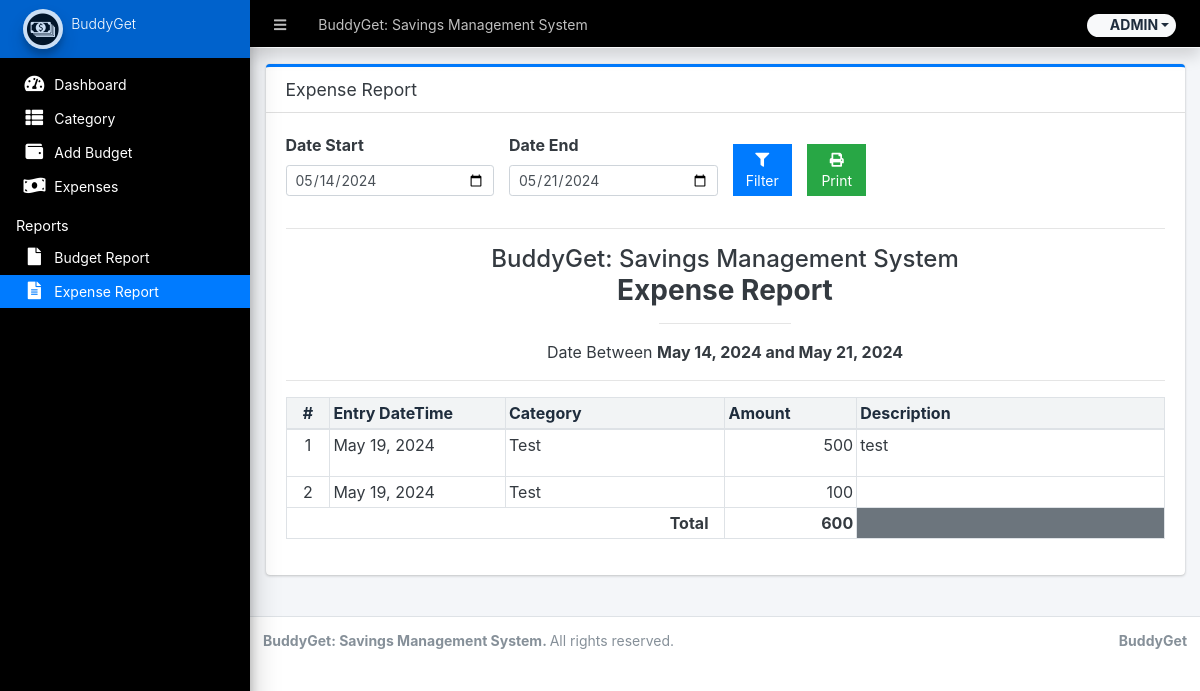
Screenshot of /admin/?page=expenseReport (signed in) with the database file from the repository.
### tables this page shows
CREATE TABLE `running_balance` (
  `id` int(30) NOT NULL,
  `u_id` int(50) NOT NULL,
  `balance_type` tinyint(1) NOT NULL COMMENT '1=budget, 2=expense',
  `category_id` int(30) NOT NULL,
  `amount` float NOT NULL,
  `remarks` text NOT NULL,
  `date_created` datetime NOT NULL DEFAULT current_timestamp(),
  `date_updated` datetime DEFAULT NULL ON UPDATE current_timestamp()
);

CREATE TABLE `categories` (
  `id` int(30) NOT NULL,
  `user_id` int(50) NOT NULL,
  `category` varchar(250) NOT NULL,
  `description` text DEFAULT NULL,
  `status` tinyint(1) NOT NULL DEFAULT 1,
  `balance` float NOT NULL DEFAULT 0,
  `date_created` datetime NOT NULL DEFAULT current_timestamp(),
  `date_updated` datetime DEFAULT NULL ON UPDATE current_timestamp()
);

### classes/DBConnection.php (called while the page is built, shortened)
<?php
class DBConnection{
    private $host = DB_SERVER;
    private $username = DB_USERNAME;
    private $password = DB_PASSWORD;
    private $database = DB_NAME;
    public $conn;
    public function __construct(){
        if (!isset($this->conn)) {
            $this->conn = new mysqli($this->host, $this->username, $this->password, $this->database);
        }
    }
}
?>

### classes/SystemSettings.php (called while the page is built, shortened)
<?php
class SystemSettings extends DBConnection{
	function info($field=''){
		if(!empty($field)){
			if(isset($_SESSION['system_info'][$field]))
				return $_SESSION['system_info'][$field];
			else
				return false;
		}else{
			return false;
		}
	}
}
$_settings = new SystemSettings();
?>

### admin/expenseReport/index.php (the view, shortened to what this page needs)
<?php
$date_start = isset($_GET['date_start']) ? $_GET['date_start'] :  date("Y-m-d", strtotime(date("Y-m-d") . " -7 days"));
$date_end = isset($_GET['date_end']) ? $_GET['date_end'] :  date("Y-m-d");
$user = $_SESSION['userdata'];
$user_id = $user['id'];
?>
<div class="card card-primary card-outline">
    <div class="card-header">
        <h5 class="card-title">Expense Report</h5>
    </div>
    <div class="card-body">
        <form id="filter-form">
            <div class="row align-items-end">
                <div class="form-group col-md-3">
                    <label for="date_start">Date Start</label>
                    <input type="date" class="form-control form-control-sm" name="date_start" value="<?php echo date("Y-m-d", strtotime($date_start)) ?>">
                </div>
                <div class="form-group col-md-3">
                    <label for="date_start">Date End</label>
                    <input type="date" class="form-control form-control-sm" name="date_end" value="<?php echo date("Y-m-d", strtotime($date_end)) ?>">
                </div>
                <div class="form-group col-md-1">
                    <button class="btn btn-flat btn-block btn-primary btn-sm"><i class="fa fa-filter"></i> Filter</button>
                </div>
                <div class="form-group col-md-1">
                    <button class="btn btn-flat btn-block btn-success btn-sm" type="button" id="printBTN"><i class="fa fa-print"></i> Print</button>
                </div>
            </div>
        </form>
        <hr>
        <div id="printable">
            <div>
                <h4 class="text-center m-0"><?php echo $_settings->info('name') ?></h4>
                <h3 class="text-center m-0"><b>Expense Report</b></h3>
                <hr style="width:15%">
                <p class="text-center m-0">Date Between <b><?php echo date("M d, Y", strtotime($date_start)) ?> and <?php echo date("M d, Y", strtotime($date_end)) ?></b></p>
                <hr>
            </div>
            <table class="table table-bordered">
                <colgroup>
                    <col width="5%">
                    <col width="20%">
                    <col width="25%">
                    <col width="15%">
                    <col width="35%">
                </colgroup>
                <thead>
                    <tr class="bg-gray-light">
                        <th class="text-center">#</th>
                        <th>Entry DateTime</th>
                        <th>Category</th>
                        <th>Amount</th>
                        <th>Description</th>
                    </tr>
                </thead>
                <tbody>
                    <?php
                    $i = 1;
                    $total = 0;
                    $qry = $conn->query("SELECT r.*,c.category,c.balance from `running_balance` r inner join `categories` c on r.category_id = c.id where c.status=1 and r.balance_type = 2 and date(r.date_created) between '{$date_start}' and '{$date_end}'  AND r.u_id = $user_id
                    AND c.user_id = $user_id  order by unix_timestamp(r.date_created) asc");
                    while ($row = $qry->fetch_assoc()) :
                        $row['remarks'] = (stripslashes(html_entity_decode($row['remarks'])));
                        $total += $row['amount'];
                    ?>
                        <tr>
                            <td class="text-center"><?php echo $i++ ?></td>
                            <td><?php echo date("M d, Y", strtotime($row['date_created'])) ?></td>
                            <td><?php echo $row['category'] ?></td>
                            <td class="text-right"><?php echo number_format($row['amount']) ?></td>
                            <td>
                                <div><?php echo $row['remarks'] ?></div>
                            </td>
                        </tr>
                    <?php endwhile; ?>
                </tbody>
                <tfoot>
                    <tr>
                        <td class="text-right px-3" colspan="3"><b>Total</b></td>
                        <td class="text-right"><b><?php echo number_format($total) ?></b></td>
                        <td class="bg-gray"></td>
                    </tr>
                </tfoot>
            </table>
        </div>
    </div>
</div>

### admin/expenseReport/index.php (style rules this page uses)
table td, table th { padding: 3px !important; }

### rows the page displays
running_balance: date_created "May 19, 2024", category.category "Test", amount "500", remarks "test"
running_balance: date_created "May 19, 2024", category.category "Test", amount "100"

### other values shown
$_settings->info('name') "BuddyGet: Savings Management System"
$_settings->userdata('username') "ADMIN"
$_settings->info('short_name') "BuddyGet"
date("M d, Y", strtotime($date_start)) "May 14, 2024"
date("M d, Y", strtotime($date_end)) "May 21, 2024"
$total "600"
